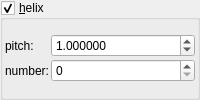
    <widget class="MyGroupBox" name="groupCheck_transf_function_enabledAx">
     <property name="toolTip">
      <string/>
     </property>
     <property name="title">
      <string>&amp;helix</string>
     </property>
     <property name="checkable">
      <bool>true</bool>
     </property>
     <layout class="QVBoxLayout" name="verticalLayout_54">
      <property name="spacing">
       <number>2</number>
      </property>
      <property name="leftMargin">
       <number>2</number>
      </property>
      <property name="topMargin">
       <number>2</number>
      </property>
      <property name="rightMargin">
       <number>2</number>
      </property>
      <property name="bottomMargin">
       <number>2</number>
      </property>
      <item>
       <layout class="QGridLayout" name="gridLayout_26" columnstretch="0,1">
        <property name="spacing">
         <number>2</number>
        </property>
        <item row="1" column="0">
         <widget class="QLabel" name="label_41">
          <property name="text">
           <string notr="true">number:</string>
          </property>
         </widget>
        </item>
        <item row="0" column="1">
         <widget class="MyDoubleSpinBox" name="spinbox_transf_offset_4">
          <property name="sizePolicy">
           <sizepolicy hsizetype="Minimum" vsizetype="Maximum">
            <horstretch>0</horstretch>
            <verstretch>0</verstretch>
           </sizepolicy>
          </property>
          <property name="prefix">
           <string/>
          </property>
          <property name="suffix">
           <string/>
          </property>
          <property name="decimals">
           <number>6</number>
          </property>
          <property name="minimum">
           <double>-99.998999999999995</double>
          </property>
          <property name="maximum">
           <double>99.998999999999995</double>
          </property>
          <property name="singleStep">
           <double>0.100000000000000</double>
          </property>
          <property name="value">
           <double>1.000000000000000</double>
          </property>
         </widget>
        </item>
        <item row="1" column="1">
         <widget class="MySpinBox" name="spinboxInt_transf_int_1">
          <property name="sizePolicy">
           <sizepolicy hsizetype="Minimum" vsizetype="Maximum">
            <horstretch>0</horstretch>
            <verstretch>0</verstretch>
           </sizepolicy>
          </property>
          <property name="maximum">
           <number>999</number>
          </property>
         </widget>
        </item>
        <item row="0" column="0">
         <widget class="QLabel" name="label_39">
          <property name="text">
           <string notr="true">pitch:</string>
          </property>
         </widget>
        </item>
       </layout>
      </item>
     </layout>
    </widget>
